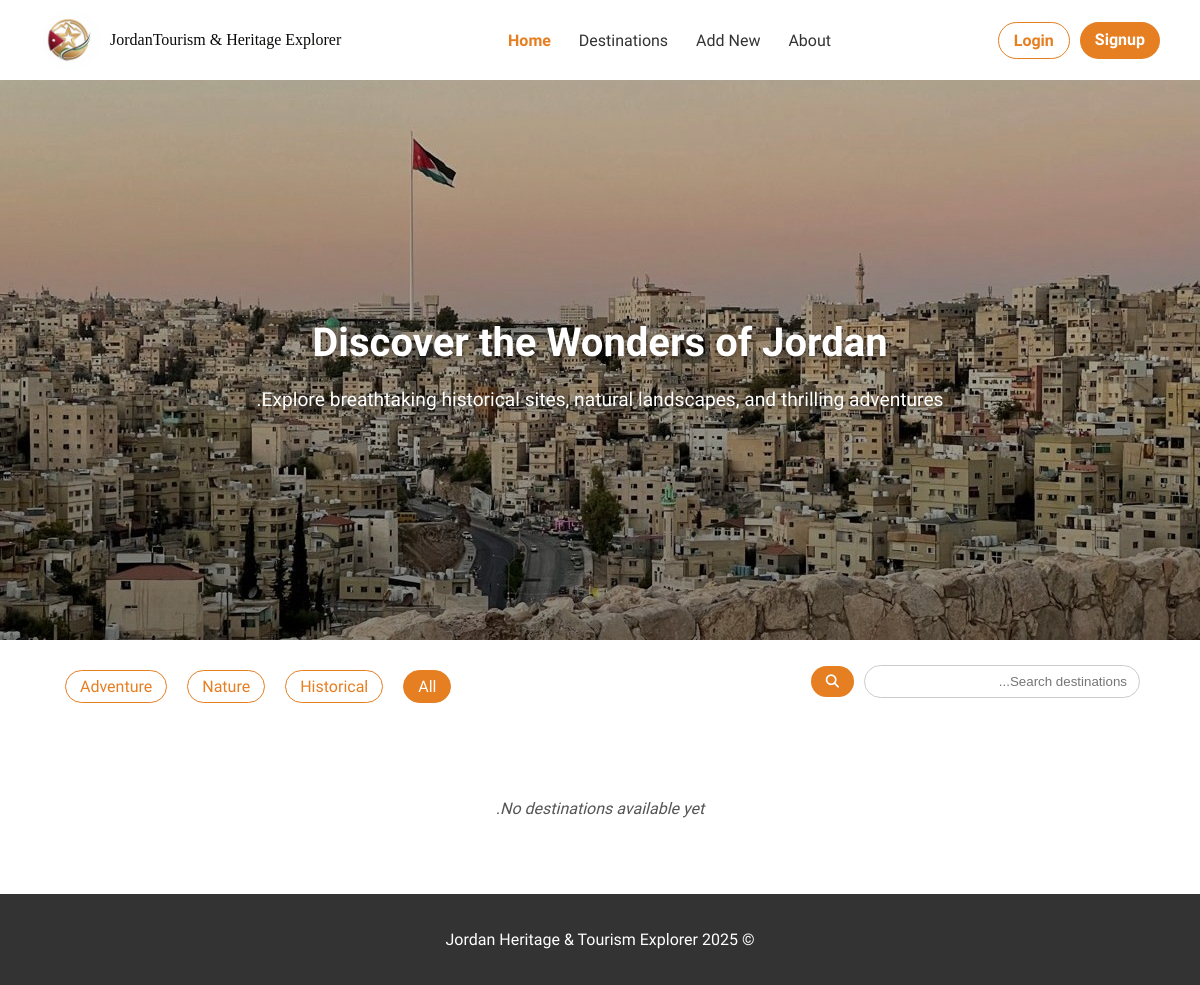
The app's page /destinations/, older data.
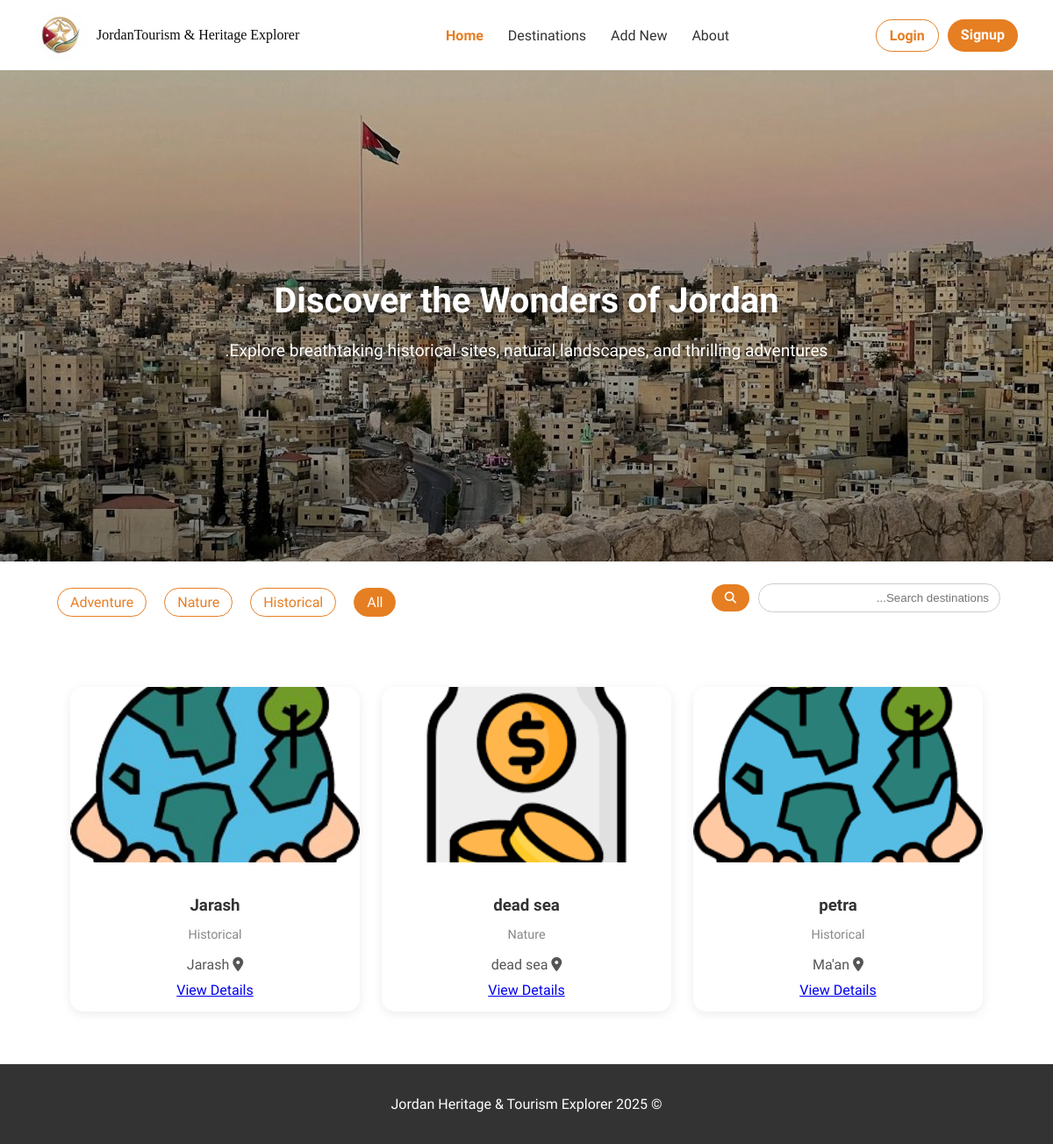
The same page, newer data.
### main_app/models.py (models this page shows, shortened)
class Destination(models.Model):
    category_choice = [
        ('historical','Historical'),
        ('nature', 'Nature'),
        ('adventure', 'Adventure'),
    ]
    status_choice = [
        ('pending','Pending'),
        ('approved','Approved'),
        ('declined','Declined'),
    ]
    name = models.CharField(max_length=200)
    description = models.TextField()
    category= models.CharField(max_length=20, choices=category_choice)
    location = models.CharField(max_length=100)
    activity_type = models.CharField(max_length=100)
    image = models.ImageField(upload_to = 'destinations/')
    created_at = models.DateTimeField(auto_now_add= True)
    created_by = models.ForeignKey(User, on_delete=models.SET_NULL, null=True, related_name='created_des')
    status = models.CharField(max_length=10, choices=status_choice, default='pending')

### main_app/views.py (the view)
# urls.py: path('destinations/', views.destination_list, name='destination_list'),
def destination_list(request):
    query = request.GET.get('q', '')
    category = request.GET.get('category', '')
    destinations = Destination.objects.filter(status='approved')
    if query:
        destinations = destinations.filter(name__icontains=query)
    if category and category != 'all':
        destinations = destinations.filter(category=category)
    return render(request, 'destinations/list.html', {
        'destinations': destinations,
        'query': query,
        'selected_category': category,
    })

### main_app/templates/destinations/list.html (shortened to what this page needs)
{% extends 'base.html' %}
{% load static %}
{% block content %}
<link rel="stylesheet" href="{% static 'css/destinations.css' %}">
<section class="destination-hero">
  <div class="hero-overlay">
    <h1>Discover the Wonders of Jordan</h1>
    <p>Explore breathtaking historical sites, natural landscapes, and thrilling adventures.</p>
  </div>
</section>
<div class="filters-container">
  <form method="get" class="search-form">
    <input type="text" name="q" placeholder="Search destinations..." value="{{ query }}">
    <button type="submit"><i class="fa-solid fa-search"></i></button>
  </form>
  <div class="category-filters">
    <a href="?category=all" class="filter-btn {% if selected_category == 'all' or not selected_category %}active{% endif %}">All</a>
    <a href="?category=historical" class="filter-btn {% if selected_category == 'historical' %}active{% endif %}">Historical</a>
    <a href="?category=nature" class="filter-btn {% if selected_category == 'nature' %}active{% endif %}">Nature</a>
    <a href="?category=adventure" class="filter-btn {% if selected_category == 'adventure' %}active{% endif %}">Adventure</a>
  </div>
</div>
<section class="destination-list-section">
  <div class="container">
    {% if destinations %}
      <div class="destination-grid">
        {% for destination in destinations %}
          <div class="destination-card">
            <div class="card-image">
              <img src="{{ destination.image.url }}" alt="{{ destination.name }}">
            </div>
            <div class="card-content">
              <h3>{{ destination.name }}</h3>
              <p class="category">{{ destination.get_category_display }}</p>
              <p class="location"><i class="fa-solid fa-location-dot"></i> {{ destination.location }}</p>
              <a href="{% url 'destination_detail' destination.pk %}" class="view-btn">View Details</a>
            </div>
          </div>
        {% endfor %}
      </div>
    {% else %}
      <p class="no-destinations">No destinations available yet.</p>
    {% endif %}
  </div>
</section>
{% endblock %}

### main_app/templates/base.html (shortened to what this page needs)
{% load static %}
<!DOCTYPE html>
<html lang="ar" dir="rtl">
<head>
    <link rel="stylesheet" href="https://cdnjs.cloudflare.com/ajax/libs/font-awesome/6.5.0/css/all.min.css">
    <link rel="stylesheet" href="{% static 'css/base.css' %}">
</head>
<body>
    <header class="navbar-container">
        <div class="navbar">
            <div class="logo">
                <img src="{% static 'images/logo.png' %}" alt="Jordan Logo">
                <div class="logo-text">
                    JordanTourism & Heritage Explorer
                </div>
            </div>
            <nav class="nav-links">
                <a href="{% url 'home' %}" class="active">Home</a>
                <a href="#">Destinations</a>
                <a href="#">Add New</a>
                <a href="{% url 'about' %}">About</a>
            </nav>
            <div class="search-login">
                <a href="{% url "login" %}" class="btn-auth login">Login</a>
                <a href="{% url "signup" %}" class="btn-auth signup">Signup</a>
            </div>
        </div>
    </header>
    {% block content %}{% endblock %}
    <footer>
        <p>© 2025 Jordan Heritage & Tourism Explorer</p>
    </footer>
</body>
</html>

### main_app/static/css/base.css (style rules this page uses)
body { margin: 0; font-family: 'Cairo', sans-serif; background-color: #fefbf7; color: #333; text-align: center; }
.navbar-container { background-color: #ffffff; box-shadow: 0 2px 6px rgba(0,0,0,0.1); }
.navbar { display: flex; justify-content: space-between; align-items: center; padding: 10px 40px; direction: ltr; }
.logo { display: flex; align-items: center; gap: 10px; order: 1; }
.logo img { width: 60px; height: auto; border-radius: 50%; object-fit: cover; }
.logo-text { font-family: Georgia, 'Times New Roman', Times, serif; color: #0a0a09; font-weight: 150; line-height: 1; }
.nav-links { order: 2; text-align: center; }
.nav-links a { margin: 0 12px; text-decoration: none; color: #333; font-weight: 500; }
.nav-links a.active { color: #e67e22; font-weight: bold; }
.search-login { display: flex; gap: 10px; order: 3; }
.search-login .btn-auth { padding: 8px 15px; border-radius: 20px; text-decoration: none; font-weight: 600; }
.btn-auth.login { border: 1px solid #e67e22; color: #e67e22; }
.btn-auth.signup { background-color: #e67e22; color: white; }
footer { background-color: #333; color: white; text-align: center; padding: 20px 0; }

### main_app/static/css/destinations.css (style rules this page uses)
.destination-hero { background: linear-gradient(rgba(0,0,0,0.25), rgba(0,0,0,0.45)), url("/static/images/jordan-landscape.jpg") no-repeat center top; background-size: cover; height: 70vh; display: flex; justify-content: center; align-items: center; text-align: center; color: #fff; position: relative; }
.hero-overlay { max-width: 700px; padding: 0 20px; animation: fadeIn 1.2s ease; }
.hero-overlay h1 { font-size: 2.5rem; font-weight: 700; margin-bottom: 10px; text-shadow: 0 2px 6px rgba(0, 0, 0, 0.4); }
.hero-overlay p { font-size: 1.2rem; line-height: 1.6; text-shadow: 0 2px 4px rgba(0, 0, 0, 0.4); }
.filters-container { background-color: #fff; padding: 20px 60px; display: flex; flex-wrap: wrap; justify-content: space-between; align-items: center; box-shadow: 0 2px 8px rgba(0,0,0,0.05); }
.search-form { display: flex; align-items: center; gap: 10px; }
.search-form input { padding: 8px 12px; border-radius: 20px; border: 1px solid #ccc; width: 250px; transition: 0.3s; }
.search-form button { background: #e67e22; border: none; color: white; padding: 8px 15px; border-radius: 20px; cursor: pointer; transition: 0.3s; }
.category-filters { display: flex; gap: 10px; margin-top: 10px; }
.category-filters a { text-decoration: none; border: 1px solid #e67e22; color: #e67e22; padding: 6px 14px; border-radius: 20px; margin: 0 5px; transition: all 0.3s ease; font-weight: 500; }
.category-filters a:hover, .category-filters a.active { background-color: #e67e22; color: #fff; text-decoration: none; }
.destination-list-section { padding: 60px 80px; background-color: #fff; }
.destination-grid { display: grid; grid-template-columns: repeat(auto-fit, minmax(270px, 1fr)); gap: 25px; }
.destination-card { background: #fff; border-radius: 15px; box-shadow: 0 3px 12px rgba(0, 0, 0, 0.08); overflow: hidden; transition: transform 0.3s, box-shadow 0.3s; animation: fadeUp 0.8s ease forwards; opacity: 0; }
.destination-card img { width: 100%; height: 200px; object-fit: cover; }
.card-content { padding: 15px; text-align: center; }
.card-content h3 { color: #333; margin-bottom: 5px; }
.card-content .category { color: #888; font-size: 0.9rem; margin-bottom: 10px; }
.card-content .location { color: #555; margin-bottom: 10px; }

Row changes from the older to the newer data that the page shows:
added Destination: image (picture), name "petra", category "Historical", location "Ma'an"
added Destination: image (picture), name "dead sea", category "Nature", location "dead sea"
added Destination: image (picture), name "Jarash", category "Historical", location "Jarash"
Text that changed along with them:
text no longer shown: "No destinations available yet."
